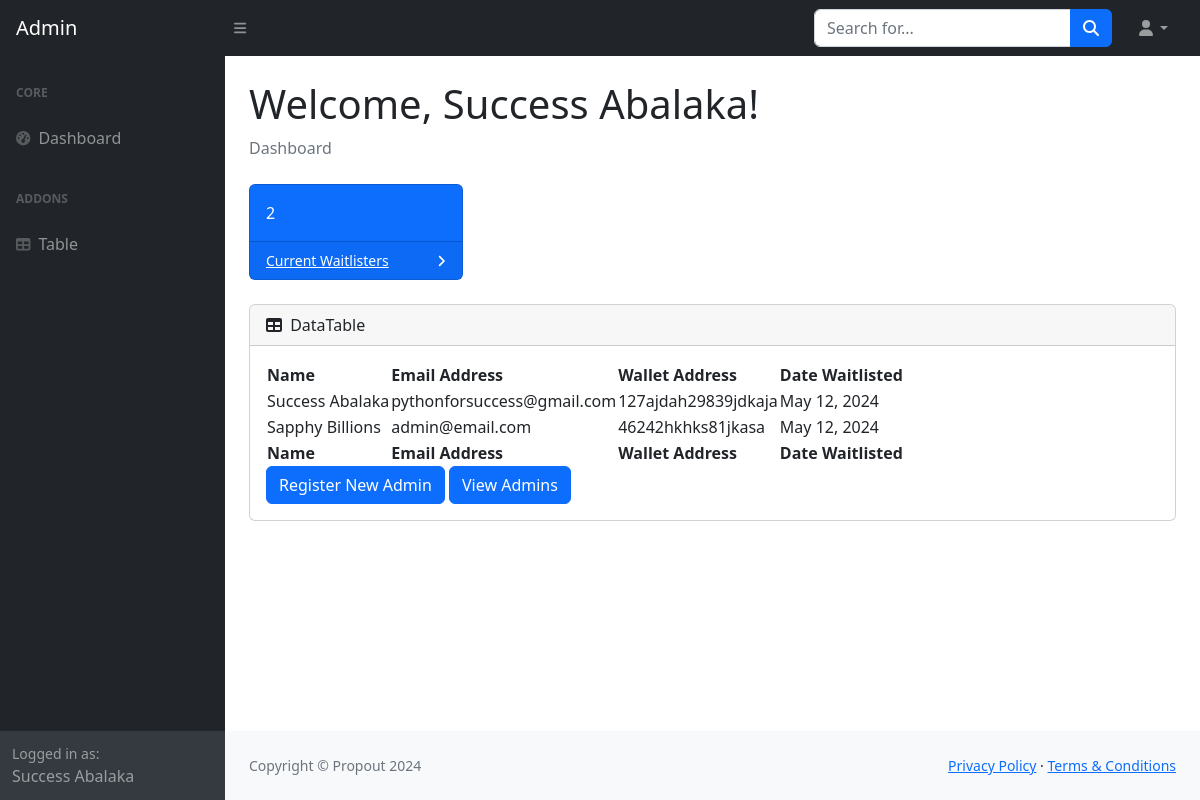
/admin-dashboard (signed in), run on the app's committed database.
### app.py (models this page shows)
class User(UserMixin, db.Model):
    id: Mapped[int] = mapped_column(Integer, primary_key=True)
    name: Mapped[str] = mapped_column(String(100), nullable=False)
    email: Mapped[str] = mapped_column(String(100), nullable=False)
    password: Mapped[str] = mapped_column(String(100), nullable=False)

class Waitlisters(db.Model):
    id: Mapped[int] = mapped_column(Integer, primary_key=True)
    name: Mapped[str] = mapped_column(String(100), nullable=False)
    email: Mapped[str] = mapped_column(String(100), nullable=False)
    wallet_address: Mapped[str] = mapped_column(String(100), nullable=True)
    date: Mapped[str] = mapped_column(String(100), nullable=False)

### app.py (the view)
@app.route('/admin-dashboard')
@login_required
def dashboard():
    waitlisters = db.session.execute(db.select(Waitlisters)).scalars().all()
    num_of_waitlisters = len(waitlisters)
    return render_template('dashboard.html', user=current_user, waitlisters=waitlisters,
                           num_of_waitlisters=num_of_waitlisters)

### app.py (called while the page is built)
@login_managerr.user_loader
def load_user(user_id):
    return db.get_or_404(User, user_id)

### templates/dashboard.html (shortened to what this page needs)
<!DOCTYPE html>
<html lang="en">
    <head>
        <link href="https://cdn.jsdelivr.net/npm/simple-datatables@7.1.2/dist/style.min.css" rel="stylesheet" />
        <link href="{{url_for('static', filename='css/styles.css')}}" rel="stylesheet" />
    </head>
    <body class="sb-nav-fixed">
        <nav class="sb-topnav navbar navbar-expand navbar-dark bg-dark">
            <a class="navbar-brand ps-3" href="{{url_for('dashboard')}}}}">Admin</a>
            <button class="btn btn-link btn-sm order-1 order-lg-0 me-4 me-lg-0" id="sidebarToggle" href="#!"><i class="fas fa-bars"></i></button>
            <form class="d-none d-md-inline-block form-inline ms-auto me-0 me-md-3 my-2 my-md-0">
                <div class="input-group">
                    <input class="form-control" type="text" placeholder="Search for..." aria-label="Search for..." aria-describedby="btnNavbarSearch" />
                    <button class="btn btn-primary" id="btnNavbarSearch" type="button"><i class="fas fa-search"></i></button>
                </div>
            </form>
            <ul class="navbar-nav ms-auto ms-md-0 me-3 me-lg-4">
                <li class="nav-item dropdown">
                    <a class="nav-link dropdown-toggle" id="navbarDropdown" href="#" role="button" data-bs-toggle="dropdown" aria-expanded="false"><i class="fas fa-user fa-fw"></i></a>
                </li>
            </ul>
        </nav>
        <div id="layoutSidenav">
            <div id="layoutSidenav_nav">
                <nav class="sb-sidenav accordion sb-sidenav-dark" id="sidenavAccordion">
                    <div class="sb-sidenav-menu">
                        <div class="nav">
                            <div class="sb-sidenav-menu-heading">Core</div>
                            <a class="nav-link" href="index.html">
                                <div class="sb-nav-link-icon"><i class="fas fa-tachometer-alt"></i></div>
                                Dashboard
                            </a>
                            <div class="sb-sidenav-menu-heading">Addons</div>
                            <a class="nav-link" href="{{url_for('table')}}">
                                <div class="sb-nav-link-icon"><i class="fas fa-table"></i></div>
                                Table
                            </a>
                        </div>
                    </div>
                    <div class="sb-sidenav-footer">
                        <div class="small">Logged in as:</div>
                        {{user.name}}
                    </div>
                </nav>
            </div>
            <div id="layoutSidenav_content">
                <main>
                    <div class="container-fluid px-4">
                        <h1 class="mt-4" style="text-size: 20px">Welcome, {{user.name}}!</h1>
                        <ol class="breadcrumb mb-4">
                            <li class="breadcrumb-item active">Dashboard</li>
                        </ol>
                        <div class="row">
                            <div class="col-xl-3 col-md-6">
                                <div class="card bg-primary text-white mb-4">
                                    <div class="card-body">{{num_of_waitlisters}}</div>
                                    <div class="card-footer d-flex align-items-center justify-content-between">
                                        <a class="small text-white stretched-link" href="#">Current Waitlisters</a>
                                        <div class="small text-white"><i class="fas fa-angle-right"></i></div>
                                    </div>
                                </div>
                            </div>
                        </div>
                        <div class="card mb-4">
                            <div class="card-header">
                                <i class="fas fa-table me-1"></i>
                                DataTable
                            </div>
                            <div class="card-body">
                                <table id="datatablesSimple">
                                    <thead>
                                        <tr>
                                            <th>Name</th>
                                            <th>Email Address</th>
                                            <th>Wallet Address</th>
                                            <th>Date Waitlisted</th>
                                        </tr>
                                    </thead>
                                    <tfoot>
                                        <tr>
                                            <th>Name</th>
                                            <th>Email Address</th>
                                            <th>Wallet Address</th>
                                            <th>Date Waitlisted</th>
                                        </tr>
                                    </tfoot>
                                    <tbody>
                                    {% for waitlist in waitlisters %}
                                        <tr>
                                            <td>{{waitlist.name}}</td>
                                            <td>{{waitlist.email}}</td>
                                            <td>{{waitlist.wallet_address}}</td>
                                            <td>{{waitlist.date}}</td>
                                        </tr>
                                    {% endfor %}
                                    </tbody>
                                </table>
                                <a class="btn btn-primary btn-block" href="{{url_for('register')}}">Register New Admin</a>
                                <a class="btn btn-primary btn-block" href="{{url_for('admins')}}">View Admins</a>
                            </div>
                        </div>
                    </div>
                </main>
                <footer class="py-4 bg-light mt-auto">
                    <div class="container-fluid px-4">
                        <div class="d-flex align-items-center justify-content-between small">
                            <div class="text-muted">Copyright &copy; Propout 2024</div>
                            <div>
                                <a href="#">Privacy Policy</a>
                                &middot;
                                <a href="#">Terms &amp; Conditions</a>
                            </div>
                        </div>
                    </div>
                </footer>
            </div>
        </div>
    </body>
</html>

### data on the page
User: name "Success Abalaka"
Waitlisters: name "Success Abalaka", email "pythonforsuccess@gmail.com", wallet_address "127ajdah29839jdkaja", date "May 12, 2024"
Waitlisters: name "Sapphy Billions", email "admin@email.com", wallet_address "46242hkhks81jkasa", date "May 12, 2024"

### other printed values
{{ num_of_waitlisters }} "2"
